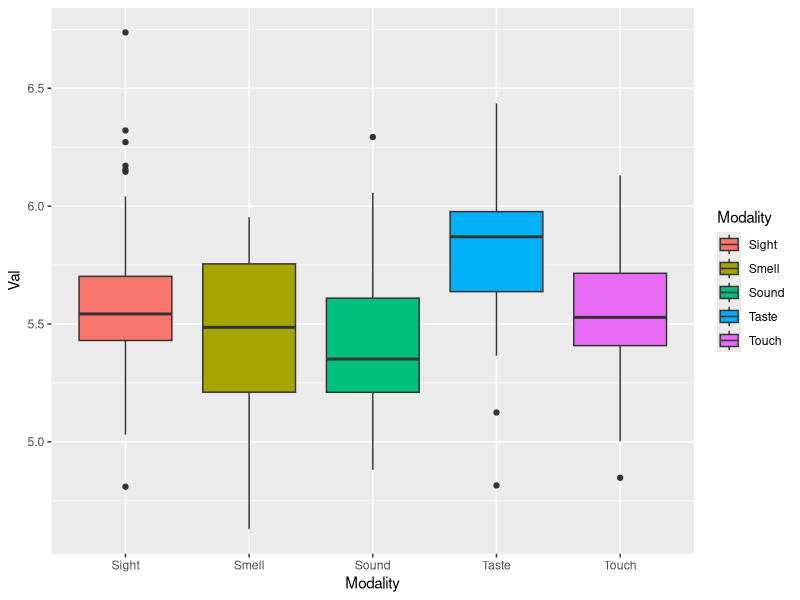
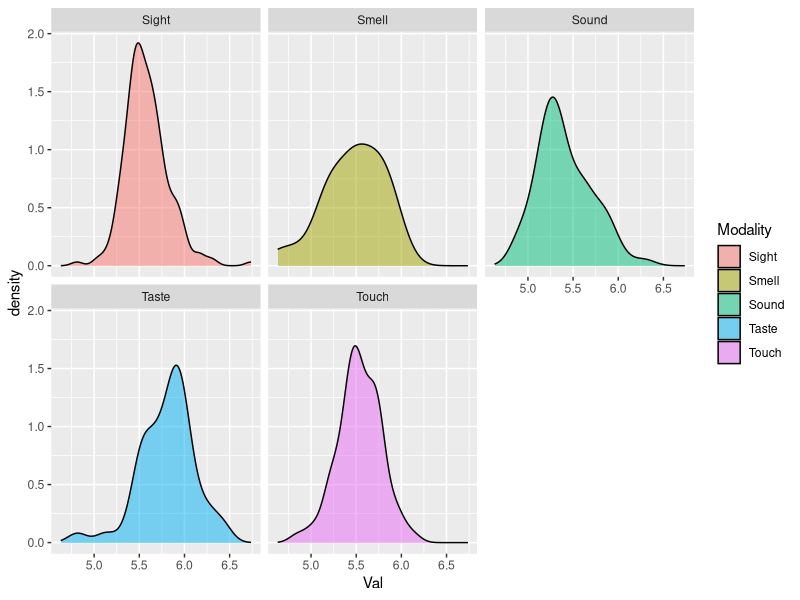

Generate these figures, in order, with R:
# Statistics for Linguits: An Introduction Using R
# Author: Bodo Winter
# Chapter 7 Solutions


# --------------------------------------------------------
# 7.12.1. Exercise 1:

# Load packages if you haven't done so already:

library(tidyverse)
library(broom)

# Load data:

senses <- read_csv('winter_2016_senses_valence.csv')

# Check:

senses

# Boxplot:

ggplot(senses,
	aes(x = Modality, y = Val, fill = Modality)) +
		geom_boxplot()

# Create a density graph with facet_wrap:

ggplot(senses,
	aes(x = Val, fill = Modality)) +
		geom_density(alpha = 0.5) +
		facet_wrap(~Modality)


# --------------------------------------------------------
# 7.12.2. Exercise 2:

# Setup. First, load data:

lyn <- read_csv('lynott_connell_2009_modality.csv')
icon <- read_csv('perry_winter_2017_iconicity.csv')

# Then join the two tibbles:

both <- left_join(lyn, icon)

# From the newly joined "both" tibble, extract columns:

both <- select(both, Word, DominantModality, Iconicity)

# Check:

both

# Fit linear model:

icon_mdl <- lm(Iconicity ~ DominantModality, data = both)

# Look at rounded output:

coef_tab <- tidy(icon_mdl) %>% select(term, estimate) %>%
	mutate(estimate = round(estimate, 2))

coef_tab

# To determine the intercept, ask either one of these:
# (1) What level is not(!) listed in the output?
# (2) What is first in the alphabet?

# In this case, the intercept is the 'Auditory' level.
# Since R uses treatment coding by default, all other ...
# ... senses are expressed as differences to the ...
# ... 'Auditory' reference level.

# Let's extract the coefficients:

int <- coef_tab$estimate[1] # intercept
gus <- coef_tab$estimate[2] # 'Auditory-Gustatory' difference
hap <- coef_tab$estimate[3] # 'Auditory-Haptic' difference
olf <- coef_tab$estimate[4] # 'Auditory-Olfactory' difference
vis <- coef_tab$estimate[5] # 'Auditory-Visual' difference

# Do the arithmetic by hand:

int		# prediction for 'Auditory'
int + gus		# prediction for 'Gustatory'
int + hap		# prediction for 'Haptic'
int + olf		# prediction for 'Olfactory'
int + vis		# prediction for 'Visual'

# Or ask predict() to fill the regression equation out for you:

newdf <- tibble(DominantModality = unique(both$DominantModality))

# (Defines a tibble with the values to generate predictions for)
# Use this tibble and the model to append predictions:

newdf$fit <- predict(icon_mdl, newdf)

# Check this:

newdf

# Compare to descriptive averages:

both %>% group_by(DominantModality) %>%
	summarize(Iconicity = mean(Iconicity, na.rm = TRUE))

# The main point of this exercise is to be able to ...
# ... reconstruct values from treatment coded predictors.


